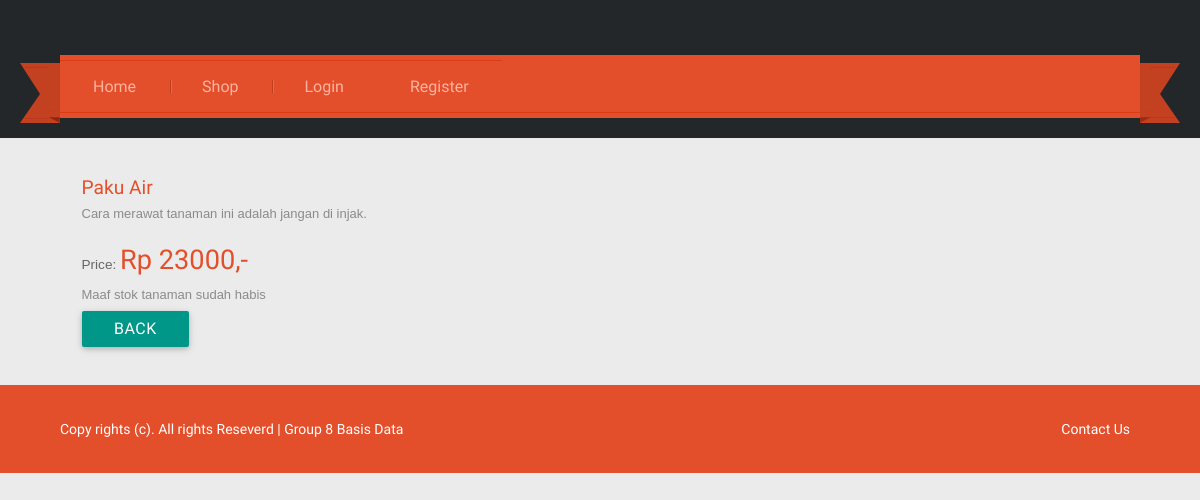
/preview.php?id_tanaman=24, run on the app's committed database.
### tables this page shows
CREATE TABLE `tanaman` (
  `id_tanaman` int(5) NOT NULL,
  `nama_tanaman` varchar(50) NOT NULL,
  `jenis_tanaman` varchar(50) NOT NULL,
  `harga_tanaman` varchar(20) NOT NULL,
  `cara_perawatan` text NOT NULL,
  `gambar` varchar(20) NOT NULL,
  `stok` int(11) NOT NULL
);

### preview.php (the view, shortened to what this page needs)
<?php
	include 'header.php';
	if(isset($_GET['id_tanaman'])){
		$qry = mysqli_query($connect, "SELECT * FROM tanaman WHERE id_tanaman = '".$_GET['id_tanaman']."'");
		$konten = mysqli_fetch_array($qry);
	}
	else{
		header("location: shop.php");
	}
?>
<link rel="stylesheet" href="web/css/etalage.css">
   <div class="main">
   	 <div class="wrap">
   	 	<div class="preview-page">
   	 	       <div class="section group">
				<div class="cont-desc span_1_of_2">
				  <div class="product-details">
				   <div class="desc span_3_of_2">
					<h2><?php echo $konten['nama_tanaman'];?></h2>
					<p>Cara merawat tanaman ini adalah <?php echo $konten['cara_perawatan']?>.</p>
					<div class="price">
						<p>Price: <span>Rp <?php echo $konten['harga_tanaman']?>,-</span></p>
					</div>
					<?php if($konten['stok']!=0){?>
					<div class="available">
						<ul>
							<li><span>Stok yang tersedia:</span>&nbsp; <?php echo $konten['stok']; ?> </li>
					    </ul>
					</div>
				<form action="prosespembelian.php?id_tanaman=<?php echo $_GET['id_tanaman'] ?>" method="post" enctype="multipart/form-data">
					<div class="share">
						<p>Jumlah yang ingin dibeli :</p><input name="banyak" type="number" class="text_box" type="text" value="1" min="1" max="<?php echo $konten['stok']?>">
						<?php if($_SESSION['id']!="nouser"){?>
						<button class="btn waves-effect waves orange darken-4" type="submit" name="action">Beli</button>
						<?php } else{ ?>
						<a class="btn orange darken-4 tooltipped" data-position="down" data-delay="50" data-tooltip="You must login first" disabled>Beli</a> <?php } ?>
					</div>
				</form>
					<?php } else {?>
					<p>Maaf stok tanaman sudah habis</p>
					<a href="shop.php"><button class="btn waves-effect waves teal">Back</button></a>
					<?php }?>
			</div>
			</div>
			</div>
			</div>
			</div>
			</div>
	</div>
<?php
	include 'footer.php';
?>

### css/style.css (style rules this page uses)
html,body,div,span,applet,object,iframe,h1,h2,h3,h4,h5,h6,p,blockquote,pre,a,abbr,acronym,address,big,cite,code,del,dfn,em,img,ins,kbd,q,s,samp,small,strike,strong,sub,sup,tt,var,b,u,i,dl,dt,dd,ol,nav ul,nav li,fieldset,form,label,legend,table,caption,tbody,tfoot,thead,tr,th,td,article,aside,canvas,details,embed,figure,figcaption,footer,header,hgroup,menu,nav,output,ruby,section,summary,time,mark,audio,video { margin:0;padding:0;border:0;font-size:100%;font:inherit;vertical-align:baseline; }
a { text-decoration:none; }
body { font-family: 'Ubuntu Condensed', sans-serif; background:#ebebeb; }
.wrap { width:80%; margin: 0 auto; transition:all .2s linear; -moz-transition:all .2s linear; -webkit-transition:all .2s linear; -o-transition:all .2s linear; -ms-transition:all .2s linear; }
.section { clear: both; padding: 0px; margin: 0px; }
.group:before, .group:after { content:""; display:table; }
.group:after { clear:both; }
.group { zoom:1; }
.group:before, .group:after { content: ""; display: table; }
.group:after { clear: both; }
.group { zoom: 1; }
.cont-desc { display: block; float: left; clear: both; }
.cont-desc:first-child { margin-left: 0; }
.desc { display: block; float: left; margin: 0% 0 0% 2.6%; }
.span_1_of_2 { width:76.6%; padding: 1.5% 0; }
.span_3_of_2 { width: 61.2%; }
.span_3_of_2 h2 { font-size: 1.2em; color:#e44f2b; font-weight: normal; margin-top: 0px; }
.span_3_of_2 p { font-size:13px; padding:5px 0; color:#8B8B8B; line-height: 1.6em; font-family:Verdana, Geneva, Arial, Helvetica, sans-serif; }
.price p { font-size: 0.85em; padding-top:20px; color: #666; vertical-align: top; }
.price p span { font-size:2em; color:#e44f2b; font-family:'Ubuntu Condensed', sans-serif; }
.preview-page { padding:2% 0; }
@media only screen and (max-width: 1366px) { .wrap { width:90%; } }

### data on the page
tanaman: nama_tanaman "Paku Air", cara_perawatan "jangan di injak", harga_tanaman "23000"
